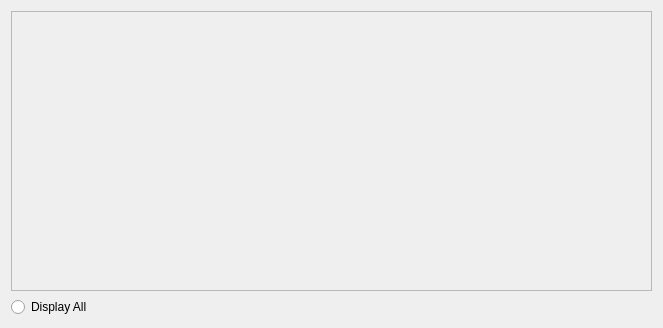
<?xml version="1.0" encoding="UTF-8"?>
<ui version="4.0">
 <class>DrawingWidget</class>
 <widget class="QWidget" name="DrawingWidget">
  <property name="geometry">
   <rect>
    <x>0</x>
    <y>0</y>
    <width>663</width>
    <height>328</height>
   </rect>
  </property>
  <property name="windowTitle">
   <string>Drawing Widget</string>
  </property>
  <layout class="QVBoxLayout" name="verticalLayout">
   <item>
    <widget class="QScrollArea" name="_scrollArea">
     <property name="widgetResizable">
      <bool>true</bool>
     </property>
     <widget class="QWidget" name="scrollAreaWidgetContents">
      <property name="geometry">
       <rect>
        <x>0</x>
        <y>0</y>
        <width>635</width>
        <height>266</height>
       </rect>
      </property>
     </widget>
    </widget>
   </item>
   <item>
    <layout class="QHBoxLayout" name="horizontalLayout">
     <item>
      <widget class="QRadioButton" name="_displayAllButton">
       <property name="text">
        <string>Display All</string>
       </property>
      </widget>
     </item>
     <item>
      <spacer name="horizontalSpacer">
       <property name="orientation">
        <enum>Qt::Horizontal</enum>
       </property>
       <property name="sizeHint" stdset="0">
        <size>
         <width>40</width>
         <height>20</height>
        </size>
       </property>
      </spacer>
     </item>
    </layout>
   </item>
  </layout>
 </widget>
 <resources/>
 <connections>
  <connection>
   <sender>_displayAllButton</sender>
   <signal>toggled(bool)</signal>
   <receiver>DrawingWidget</receiver>
   <slot>toggel_display_regions()</slot>
   <hints>
    <hint type="sourcelabel">
     <x>67</x>
     <y>296</y>
    </hint>
    <hint type="destinationlabel">
     <x>331</x>
     <y>163</y>
    </hint>
   </hints>
  </connection>
 </connections>
</ui>
